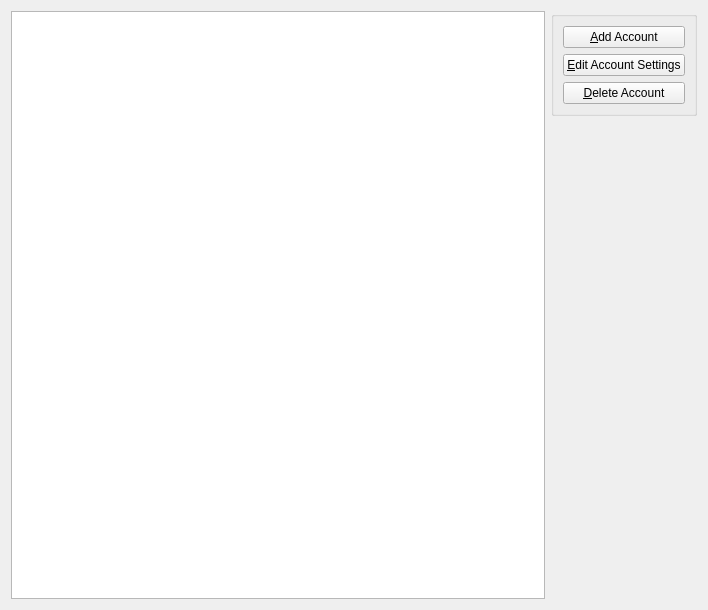
<?xml version="1.0" encoding="UTF-8"?>
<ui version="4.0">
 <class>AccountSettings</class>
 <widget class="QWidget" name="AccountSettings">
  <property name="geometry">
   <rect>
    <x>0</x>
    <y>0</y>
    <width>708</width>
    <height>610</height>
   </rect>
  </property>
  <layout class="QHBoxLayout" name="horizontalLayout">
   <item>
    <widget class="QListWidget" name="listWidget"/>
   </item>
   <item alignment="Qt::AlignTop">
    <widget class="QGroupBox" name="groupBox">
     <property name="title">
      <string/>
     </property>
     <layout class="QVBoxLayout" name="verticalLayout">
      <item>
       <widget class="QPushButton" name="addAccountButton">
        <property name="text">
         <string>&amp;Add Account</string>
        </property>
        <property name="icon">
         <iconset theme="list-add-user">
          <normaloff>.</normaloff>.</iconset>
        </property>
        <property name="flat">
         <bool>false</bool>
        </property>
       </widget>
      </item>
      <item>
       <widget class="QPushButton" name="editAccountSettingsButton">
        <property name="text">
         <string>&amp;Edit Account Settings</string>
        </property>
        <property name="icon">
         <iconset theme="settings-configure">
          <normaloff>.</normaloff>.</iconset>
        </property>
       </widget>
      </item>
      <item>
       <widget class="QPushButton" name="deleteAccountButton">
        <property name="text">
         <string>&amp;Delete Account</string>
        </property>
        <property name="icon">
         <iconset theme="list-remove">
          <normaloff>.</normaloff>.</iconset>
        </property>
       </widget>
      </item>
     </layout>
    </widget>
   </item>
  </layout>
 </widget>
 <includes>
  <include location="local">kcolorbutton.h</include>
 </includes>
 <resources/>
 <connections/>
</ui>
